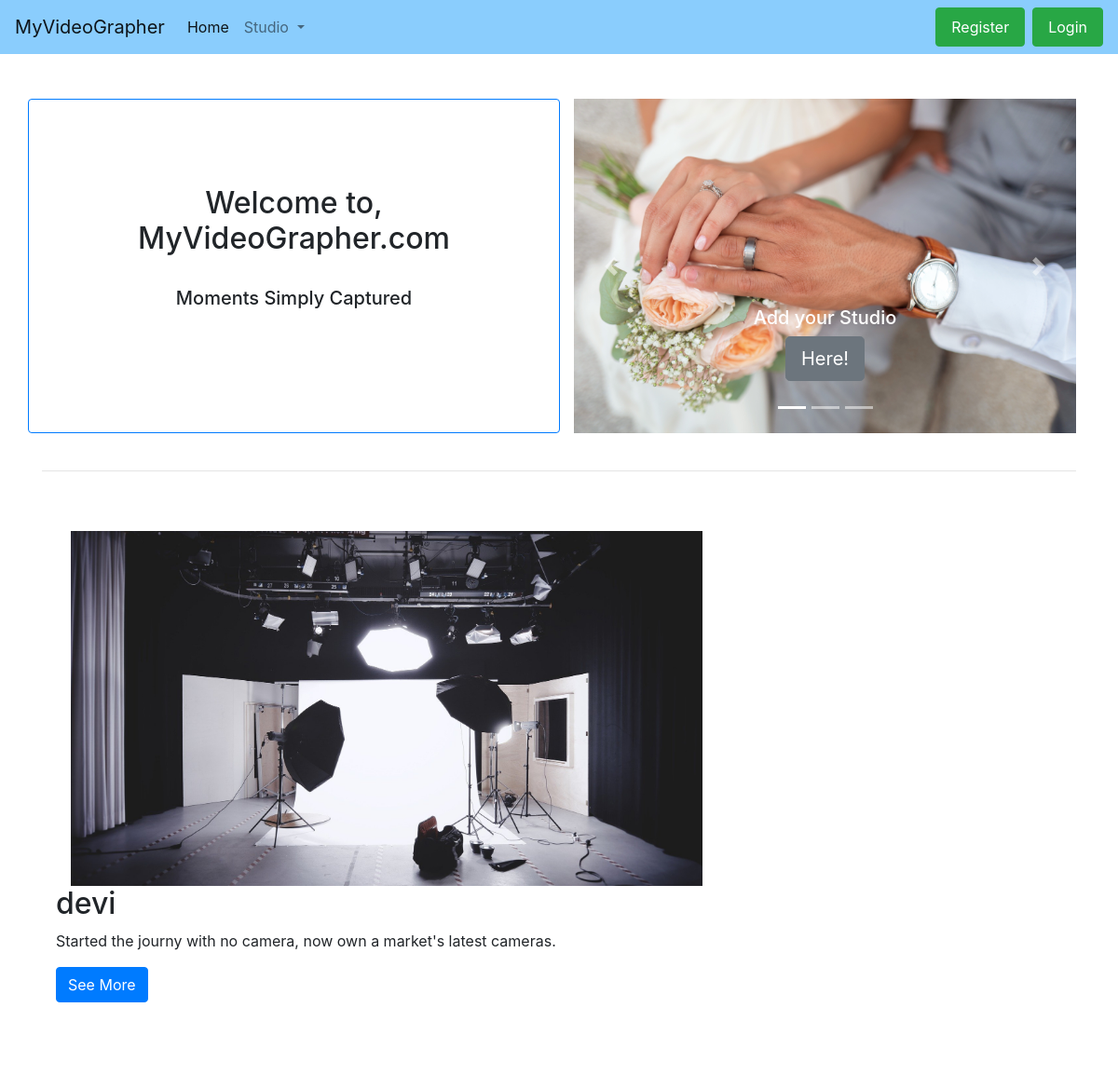
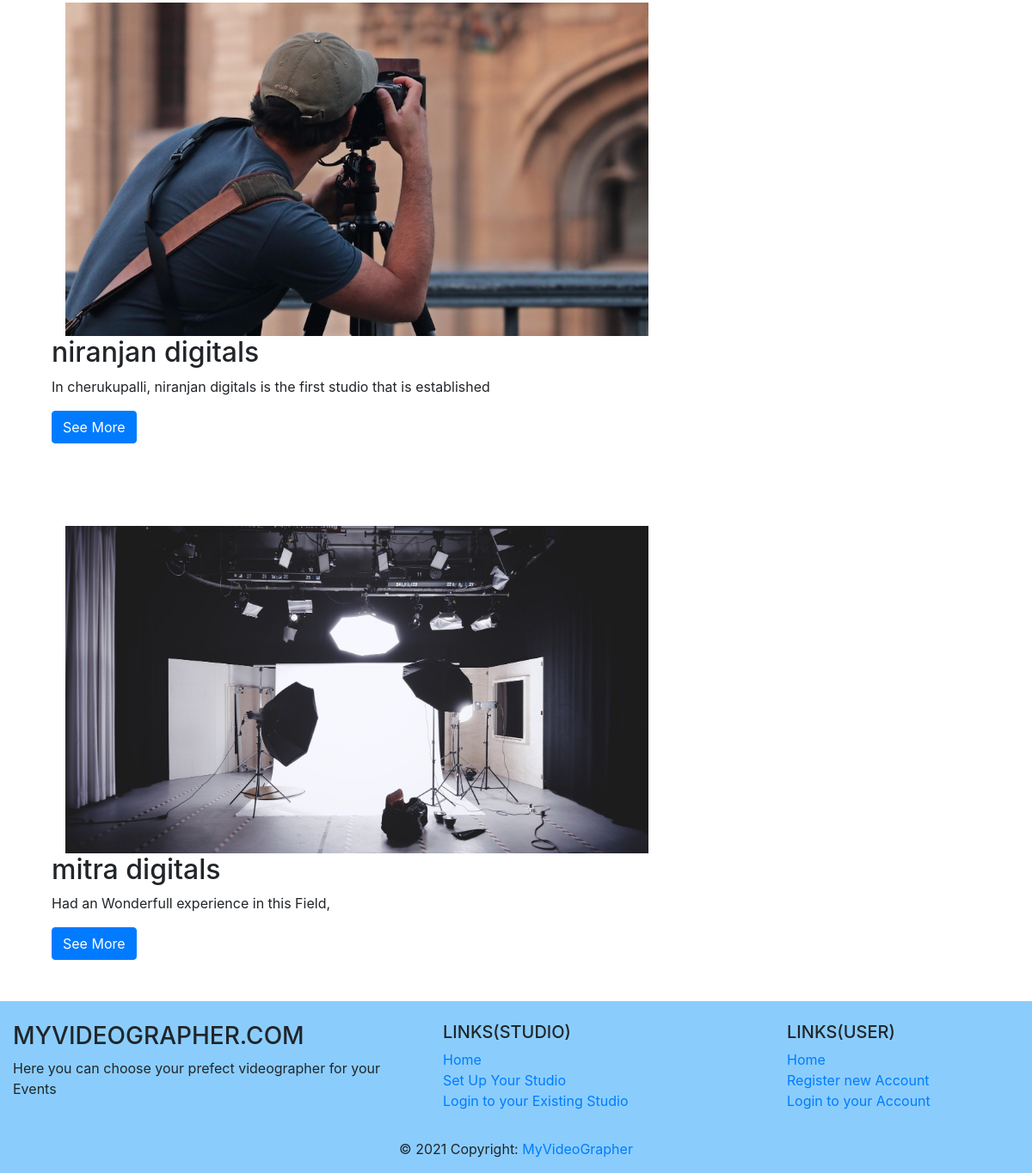
The page / on the database its author committed (2 pictures, top to bottom).
### init/models.py (models this page shows)
class User(AbstractUser):
    t = [(1,'VGrapher'),(2,'User')]
    role = models.IntegerField(choices=t,default=1)
    studio_name = models.CharField(max_length=300, default='')
    vaddress = models.TextField(default='')
    experience = models.IntegerField(default=0)
    Description = models.TextField(default='')
    profileImag = models.ImageField(upload_to = 'ProfilePics/',default = 'ProfilePics/07.jpg')
    hadFilled = models.BooleanField(default=False)

### init/views.py (the view)
# urls.py: 2. Add a URL to urlpatterns:  path('', views.home, name='home')
def home(request):
    videog = User.objects.filter(hadFilled = 1)
    c = videog.count()
    cam = CamModels.objects.filter(vgId = request.user.id)
    try:
        x = request.user.id
        r=False
        if x is not None:
           ch = User.objects.get(id = x)
           r = ch.hadFilled
    except:
        pass
    context = {
        'videog':videog,
        'count':c,
        'hadFilled':r,
        'cam':cam,
    }
    return render(request,'init/home.html',context)

### init/templates/init/home.html (shortened to what this page needs)
{% extends 'init/base.html' %}
{% load static %}
{% block content %}
{% if not user.is_authenticated %}
    {% include 'init/gendralHome.html' %}
{% endif %}
{% endblock %}

### init/templates/init/videographerCatalog.html
{% load static %}
<div class="container" style="display:flex;flex-wrap: wrap;" >
        {% for i in videog %}
        <div class="row">
            <div class="col-lg-8 col-md-2 my-lg-5 my-3">
                <div class="box bg-white">
                    <div class="align-items-center">
                        <div class="rounded-circle mx-3 text-center align-items-center justify-content-center blue"> <img src="{{ i.profileImag.url }}" class="d-block w-100"> </div>
                        <div class=" flex-column"> <h2 class="card-heading">{{ i.studio_name }}</h2>
                            <p class="card-text">{{ i.Description }}</p>
                            <a href="{% url 'viewProfile' i.id %}" class="btn btn-primary">See More</a>
                         </div>
                    </div>
                </div>
            </div>
           </div>
        {% endfor %}
</div>

### rows shown on the page
User: profileImag (picture), studio_name "devi", Description "Started the journy with no camera, now own a market's latest cameras."
User: profileImag (picture), studio_name "niranjan digitals", Description "In cherukupalli, niranjan digitals is the first studio that is established"
User: profileImag (picture), studio_name "mitra digitals", Description "Had an Wonderfull experience in this Field,"
